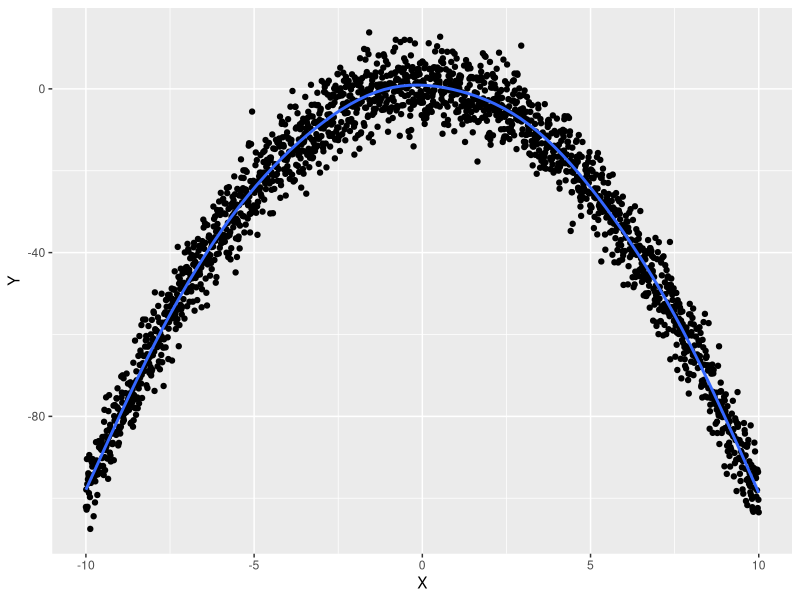
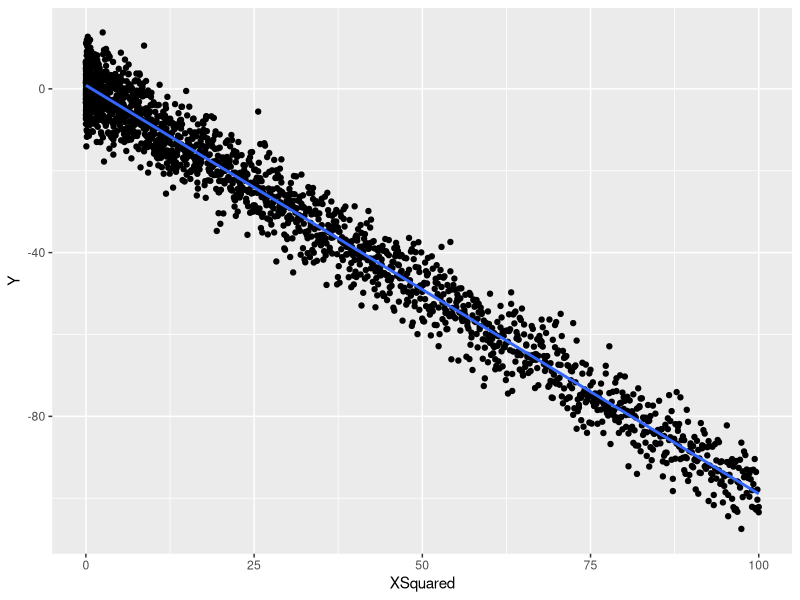

The R source for these figures, in order:
library('ggplot2')

set.seed(1)

# -10から10まで、0.0.1間隔でベクトルを作成する
x <- seq(-10, 10, by = 0.01)
# rnormで、xベクトルの数の、平均値0、標準偏差5の乱数を作成している
y <- 1 - x ^ 2 + rnorm(length(x), 0, 5)

ggplot(data.frame(X = x, Y = y), aes(x = X, y = Y)) +
  geom_point() +
  geom_smooth(se = FALSE)

# xのデータを使って、新しいデータセットを作り出す
x.squared <- x ^ 2

ggplot(data.frame(XSquared = x.squared, Y = y), aes(x = XSquared, y = Y)) +
  geom_point() +
  geom_smooth(method = 'lm', se = FALSE)

#### 以下、非線形のデータを多項式回帰する
